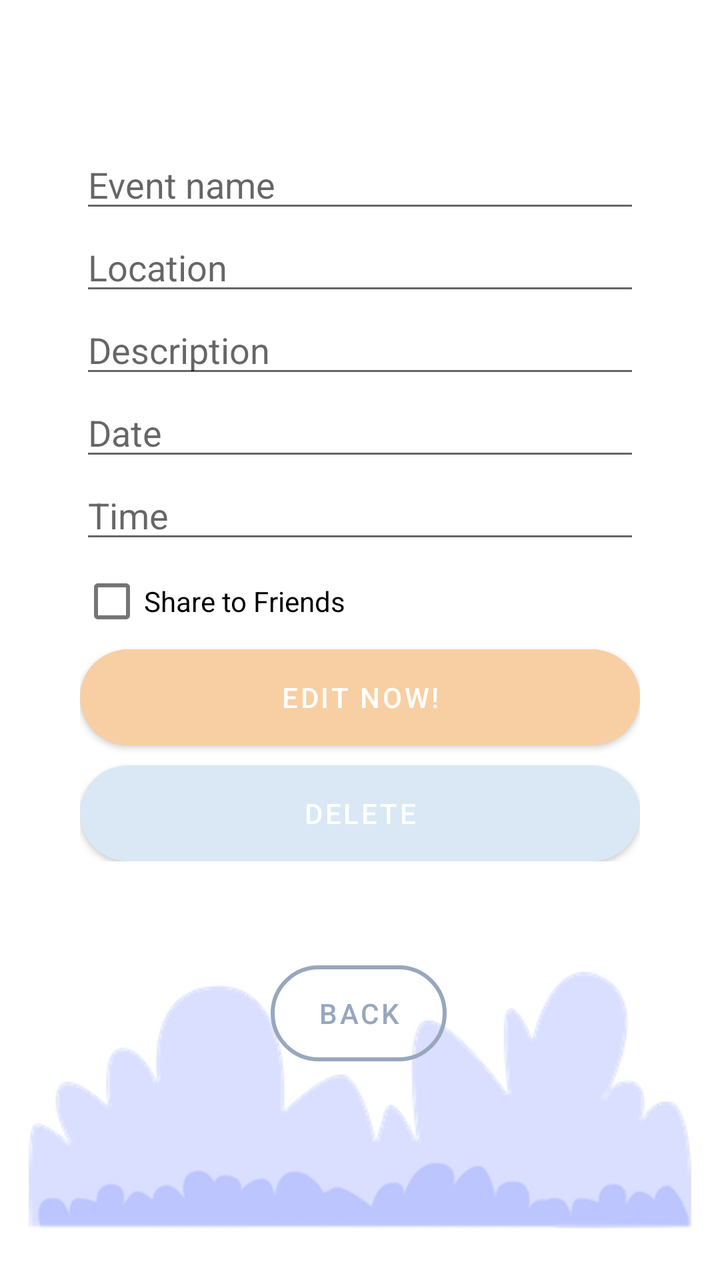
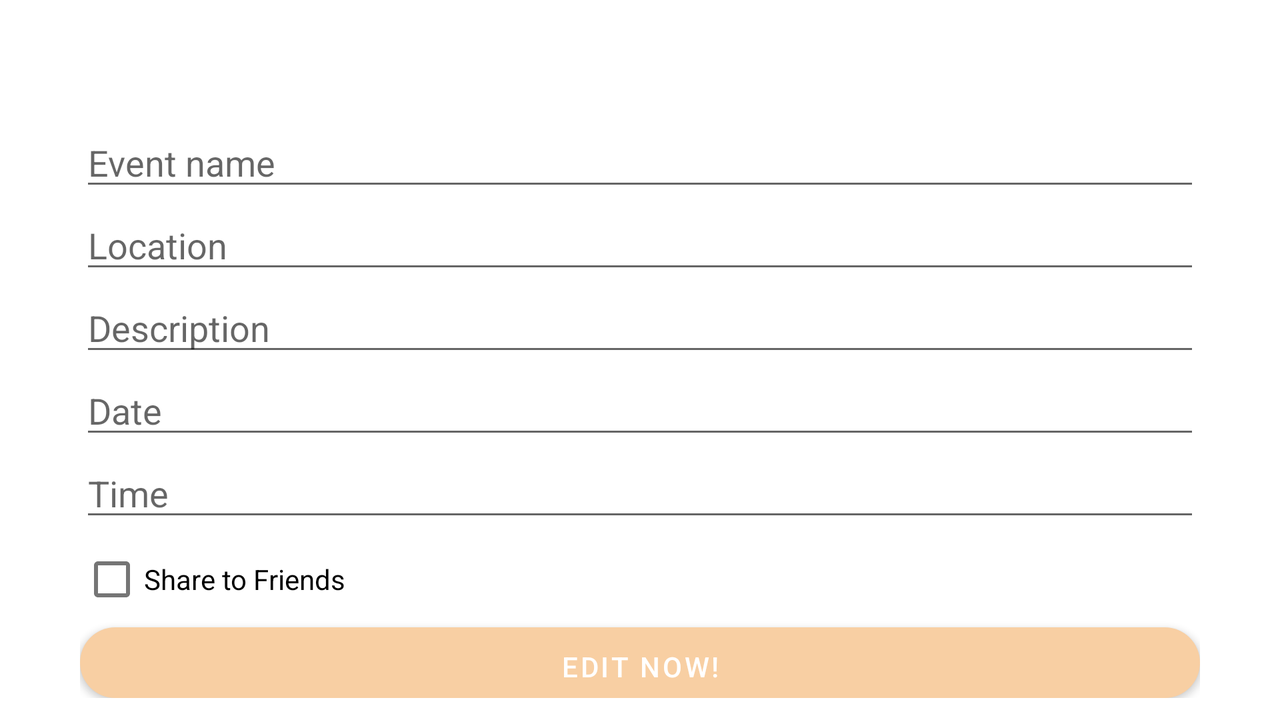

An Android layout and its configuration variant, each rendered on a device that would load it. The default file and the variant file are quoted in full after the pictures.
<!-- AndroidManifest.xml: application theme Theme.Comp3717_project -->
<!-- res/layout/activity_modify_event.xml -->
<?xml version="1.0" encoding="utf-8"?>
<androidx.constraintlayout.widget.ConstraintLayout xmlns:android="http://schemas.android.com/apk/res/android"
    xmlns:app="http://schemas.android.com/apk/res-auto"
    xmlns:tools="http://schemas.android.com/tools"
    android:layout_width="match_parent"
    android:layout_height="match_parent"
    android:layout_marginTop="10dp"
    tools:context=".ModifyEventActivity">

    <LinearLayout
        android:id="@+id/linearLayout"
        android:layout_width="match_parent"
        android:layout_height="wrap_content"
        android:layout_gravity="center_vertical"
        android:layout_marginVertical="10dp"
        android:orientation="vertical"
        android:paddingHorizontal="40dp"
        android:paddingTop="40dp"
        android:paddingBottom="20dp"
        app:layout_constraintBottom_toBottomOf="parent"
        app:layout_constraintEnd_toEndOf="parent"
        app:layout_constraintHorizontal_bias="0.0"
        app:layout_constraintStart_toStartOf="parent"
        app:layout_constraintTop_toTopOf="parent"
        app:layout_constraintVertical_bias="0.052">

        <EditText
            android:id="@+id/modifyEvent_editText_name"
            android:layout_width="match_parent"
            android:layout_height="wrap_content"
            android:ems="10"
            android:hint="@string/event_name"
            android:importantForAutofill="no"
            android:inputType="textPersonName" />

        <EditText
            android:id="@+id/modifyEvent_editText_location"
            android:layout_width="match_parent"
            android:layout_height="wrap_content"
            android:ems="10"
            android:hint="@string/location"
            android:importantForAutofill="no"
            android:inputType="textPersonName" />

        <EditText
            android:id="@+id/modifyEvent_editText_description"
            android:layout_width="match_parent"
            android:layout_height="wrap_content"
            android:ems="10"
            android:hint="@string/description"
            android:importantForAutofill="no"
            android:inputType="textPersonName" />

        <EditText
            android:id="@+id/modifyEvent_editText_date"
            android:layout_width="match_parent"
            android:layout_height="wrap_content"
            android:ems="10"
            android:hint="@string/date"
            android:importantForAutofill="no"
            android:inputType="date" />

        <EditText
            android:id="@+id/modifyEvent_editText_time"
            android:layout_width="match_parent"
            android:layout_height="wrap_content"
            android:ems="10"
            android:hint="@string/time"
            android:importantForAutofill="no"
            android:inputType="time" />

        <CheckBox
            android:id="@+id/modifyEvent_checkbox_share"
            android:layout_width="wrap_content"
            android:layout_height="wrap_content"
            android:text="@string/share_to_friends" />

        <Button
            android:id="@+id/modifyEvent_button_editEvent"
            android:layout_width="match_parent"
            android:layout_height="wrap_content"
            android:layout_gravity="center_vertical"
            android:background="@drawable/custom_button_3"
            android:orientation="vertical"
            android:text="@string/edit_now"
            app:backgroundTint="@null" />

        <Button
            android:id="@+id/modifyEvent_button_delete"
            android:layout_width="match_parent"
            android:layout_height="wrap_content"
            android:layout_gravity="center_vertical"
            android:layout_marginTop="10dp"
            android:background="@drawable/custom_button_1"
            android:orientation="vertical"
            android:text="@string/delete"
            app:backgroundTint="@null" />

    </LinearLayout>

    <Button
        android:id="@+id/modifyEvent_button_back"
        android:layout_width="wrap_content"
        android:layout_height="wrap_content"
        android:text="@string/back"
        app:layout_constraintBottom_toBottomOf="parent"
        app:layout_constraintEnd_toEndOf="parent"
        app:layout_constraintHorizontal_bias="0.498"
        app:layout_constraintStart_toStartOf="parent"
        app:layout_constraintTop_toBottomOf="@+id/linearLayout"
        app:layout_constraintVertical_bias="0.227"
        app:backgroundTint="@null"
        android:textColor="#97A7BE"
        android:background="@drawable/custom_button_2"/>

    <ImageView
        android:id="@+id/modify_imageView_bush"
        android:layout_width="wrap_content"
        android:layout_height="wrap_content"
        android:contentDescription="@string/modify_bush"
        app:layout_constraintBottom_toBottomOf="parent"
        app:layout_constraintEnd_toEndOf="parent"
        app:layout_constraintHorizontal_bias="0.454"
        app:layout_constraintStart_toStartOf="parent"
        app:srcCompat="@drawable/art_background" />

</androidx.constraintlayout.widget.ConstraintLayout>
<!-- resources referenced by this layout -->
<resources>
  <!-- drawable art_background: png bitmap (drawable, 18618 bytes) -->
  <!-- drawable custom_button_1 (drawable) -->
  <?xml version="1.0" encoding="utf-8"?>
  <shape xmlns:android="http://schemas.android.com/apk/res/android"
      android:shape="rectangle">
  
      <solid android:color="#D9E8F4" />
      <corners android:radius="50dp" />
  </shape>
  <!-- drawable custom_button_2 (drawable) -->
  <?xml version="1.0" encoding="utf-8"?>
  <shape xmlns:android="http://schemas.android.com/apk/res/android"
      android:shape="rectangle">
      <stroke android:color="#97A7BE" android:width="2dp"/>
      <corners android:radius="50dp" />
  </shape>
  <!-- drawable custom_button_3 (drawable) -->
  <?xml version="1.0" encoding="utf-8"?>
  <shape xmlns:android="http://schemas.android.com/apk/res/android">
  
      <solid android:color="#F8CFA3" />
      <corners android:radius="50dp" />
  
  </shape>
  <string name="back">back</string>
  <string name="date">Date</string>
  <string name="delete">Delete</string>
  <string name="description">Description</string>
  <string name="edit_now">Edit now!</string>
  <string name="event_name">Event name</string>
  <string name="location">Location</string>
  <string name="modify_bush">modify_bush</string>
  <string name="share_to_friends">Share to Friends</string>
  <string name="time">Time</string>
  <style name="Theme.Comp3717_project" parent="Theme.MaterialComponents.DayNight.NoActionBar">
          
          <item name="colorPrimary">#75B6D3</item>
          <item name="colorPrimaryVariant">#4BA5CD</item>
          <item name="colorOnPrimary">@color/white</item>
          
          <item name="colorSecondary">@color/teal_200</item>
          <item name="colorSecondaryVariant">@color/teal_700</item>
          <item name="colorOnSecondary">@color/black</item>
          
          <item name="android:statusBarColor" tools:targetApi="l">?attr/colorPrimaryVariant</item>
          
      </style>
</resources>
<!-- res/layout-land/activity_modify_event.xml (the repository's variant of the layout above) -->
<!-- drawn on the phone turned sideways -->
<?xml version="1.0" encoding="utf-8"?>
<androidx.constraintlayout.widget.ConstraintLayout xmlns:android="http://schemas.android.com/apk/res/android"
    xmlns:app="http://schemas.android.com/apk/res-auto"
    xmlns:tools="http://schemas.android.com/tools"
    android:layout_width="match_parent"
    android:layout_height="match_parent"
    android:layout_marginTop="10dp"
    tools:context=".ModifyEventActivity">

    <LinearLayout
        android:id="@+id/linearLayout"
        android:layout_width="match_parent"
        android:layout_height="wrap_content"
        android:layout_gravity="center_vertical"
        android:layout_marginVertical="10dp"
        android:orientation="vertical"
        android:paddingHorizontal="40dp"
        android:paddingTop="40dp"
        android:paddingBottom="20dp"
        app:layout_constraintBottom_toBottomOf="parent"
        app:layout_constraintEnd_toEndOf="parent"
        app:layout_constraintHorizontal_bias="0.0"
        app:layout_constraintStart_toStartOf="parent"
        app:layout_constraintTop_toTopOf="parent"
        app:layout_constraintVertical_bias="0.052">

        <EditText
            android:id="@+id/modifyEvent_editText_name"
            android:layout_width="match_parent"
            android:layout_height="wrap_content"
            android:ems="10"
            android:hint="@string/event_name"
            android:importantForAutofill="no"
            android:inputType="textPersonName" />

        <EditText
            android:id="@+id/modifyEvent_editText_location"
            android:layout_width="match_parent"
            android:layout_height="wrap_content"
            android:ems="10"
            android:hint="@string/location"
            android:importantForAutofill="no"
            android:inputType="textPersonName" />

        <EditText
            android:id="@+id/modifyEvent_editText_description"
            android:layout_width="match_parent"
            android:layout_height="wrap_content"
            android:ems="10"
            android:hint="@string/description"
            android:importantForAutofill="no"
            android:inputType="textPersonName" />

        <EditText
            android:id="@+id/modifyEvent_editText_date"
            android:layout_width="match_parent"
            android:layout_height="wrap_content"
            android:ems="10"
            android:hint="@string/date"
            android:importantForAutofill="no"
            android:inputType="date" />

        <EditText
            android:id="@+id/modifyEvent_editText_time"
            android:layout_width="match_parent"
            android:layout_height="wrap_content"
            android:ems="10"
            android:hint="@string/time"
            android:importantForAutofill="no"
            android:inputType="time" />

        <CheckBox
            android:id="@+id/modifyEvent_checkbox_share"
            android:layout_width="wrap_content"
            android:layout_height="wrap_content"
            android:text="@string/share_to_friends" />

        <Button
            android:id="@+id/modifyEvent_button_editEvent"
            android:layout_width="match_parent"
            android:layout_height="wrap_content"
            android:layout_gravity="center_vertical"
            android:background="@drawable/custom_button_3"
            android:orientation="vertical"
            android:text="@string/edit_now"
            app:backgroundTint="@null" />

        <Button
            android:id="@+id/modifyEvent_button_delete"
            android:layout_width="match_parent"
            android:layout_height="wrap_content"
            android:layout_gravity="center_vertical"
            android:layout_marginTop="10dp"
            android:background="@drawable/custom_button_1"
            android:orientation="vertical"
            android:text="@string/delete"
            app:backgroundTint="@null" />

    </LinearLayout>

    <Button
        android:id="@+id/modifyEvent_button_back"
        android:layout_width="wrap_content"
        android:layout_height="wrap_content"
        android:text="@string/back"
        app:layout_constraintBottom_toBottomOf="parent"
        app:layout_constraintEnd_toEndOf="parent"
        app:layout_constraintHorizontal_bias="0.498"
        app:layout_constraintStart_toStartOf="parent"
        app:layout_constraintTop_toBottomOf="@+id/linearLayout"
        app:layout_constraintVertical_bias="0.227"
        app:backgroundTint="@null"
        android:textColor="#97A7BE"
        android:background="@drawable/custom_button_2"/>

</androidx.constraintlayout.widget.ConstraintLayout>
<!-- resources referenced by the variant -->
<!-- as the phone turned sideways resolves them -->
<resources>
  <!-- drawable custom_button_1 (drawable) -->
  <?xml version="1.0" encoding="utf-8"?>
  <shape xmlns:android="http://schemas.android.com/apk/res/android"
      android:shape="rectangle">
  
      <solid android:color="#D9E8F4" />
      <corners android:radius="50dp" />
  </shape>
  <!-- drawable custom_button_2 (drawable) -->
  <?xml version="1.0" encoding="utf-8"?>
  <shape xmlns:android="http://schemas.android.com/apk/res/android"
      android:shape="rectangle">
      <stroke android:color="#97A7BE" android:width="2dp"/>
      <corners android:radius="50dp" />
  </shape>
  <!-- drawable custom_button_3 (drawable) -->
  <?xml version="1.0" encoding="utf-8"?>
  <shape xmlns:android="http://schemas.android.com/apk/res/android">
  
      <solid android:color="#F8CFA3" />
      <corners android:radius="50dp" />
  
  </shape>
  <string name="back">back</string>
  <string name="date">Date</string>
  <string name="delete">Delete</string>
  <string name="description">Description</string>
  <string name="edit_now">Edit now!</string>
  <string name="event_name">Event name</string>
  <string name="location">Location</string>
  <string name="share_to_friends">Share to Friends</string>
  <string name="time">Time</string>
  <style name="Theme.Comp3717_project" parent="Theme.MaterialComponents.DayNight.NoActionBar">
          
          <item name="colorPrimary">#75B6D3</item>
          <item name="colorPrimaryVariant">#4BA5CD</item>
          <item name="colorOnPrimary">@color/white</item>
          
          <item name="colorSecondary">@color/teal_200</item>
          <item name="colorSecondaryVariant">@color/teal_700</item>
          <item name="colorOnSecondary">@color/black</item>
          
          <item name="android:statusBarColor" tools:targetApi="l">?attr/colorPrimaryVariant</item>
          
      </style>
</resources>
